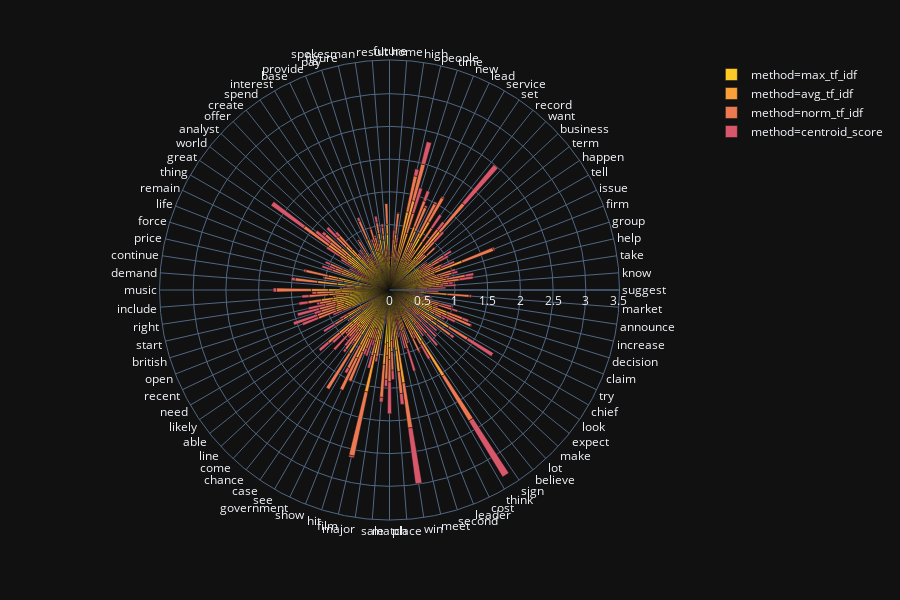

The notebook cell saved with this chart:
### Code cell
fig = px.bar_polar(df, r="score", theta="word", color="method", template="plotly_dark",
            color_discrete_sequence=px.colors.sequential.Plasma[-2::-1])
fig.show()

### Figure 1 — Plotly figure (JSON) as saved in the notebook; plotly's stock layout.template omitted (floating-point values rounded to 4 significant figures; data arrays with more than 128 entries replaced by an {"elided": "..."} marker saying what was removed)
{"data": [{"hoverlabel": {"namelength": 0}, "hovertemplate": "method=max_tf_idf<br>score=%{r}<br>word=%{theta}", "legendgroup": "method=max_tf_idf", "marker": {"color": "#fdca26"}, "name": "method=max_tf_idf", "r": {"elided": "168 float values"}, "showlegend": true, "subplot": "polar", "theta": {"elided": "168 str values"}, "type": "barpolar"}, {"hoverlabel": {"namelength": 0}, "hovertemplate": "method=avg_tf_idf<br>score=%{r}<br>word=%{theta}", "legendgroup": "method=avg_tf_idf", "marker": {"color": "#fb9f3a"}, "name": "method=avg_tf_idf", "r": {"elided": "168 float values"}, "showlegend": true, "subplot": "polar", "theta": {"elided": "168 str values"}, "type": "barpolar"}, {"hoverlabel": {"namelength": 0}, "hovertemplate": "method=norm_tf_idf<br>score=%{r}<br>word=%{theta}", "legendgroup": "method=norm_tf_idf", "marker": {"color": "#ed7953"}, "name": "method=norm_tf_idf", "r": {"elided": "168 float values"}, "showlegend": true, "subplot": "polar", "theta": {"elided": "168 str values"}, "type": "barpolar"}, {"hoverlabel": {"namelength": 0}, "hovertemplate": "method=centroid_score<br>score=%{r}<br>word=%{theta}", "legendgroup": "method=centroid_score", "marker": {"color": "#d8576b"}, "name": "method=centroid_score", "r": {"elided": "168 float values"}, "showlegend": true, "subplot": "polar", "theta": {"elided": "168 str values"}, "type": "barpolar"}], "layout": {"barmode": "relative", "height": 600, "legend": {"tracegroupgap": 0}, "margin": {"t": 60}, "polar": {"angularaxis": {"direction": "clockwise", "rotation": 90}, "domain": {"x": [0, 1], "y": [0, 1]}}}}
